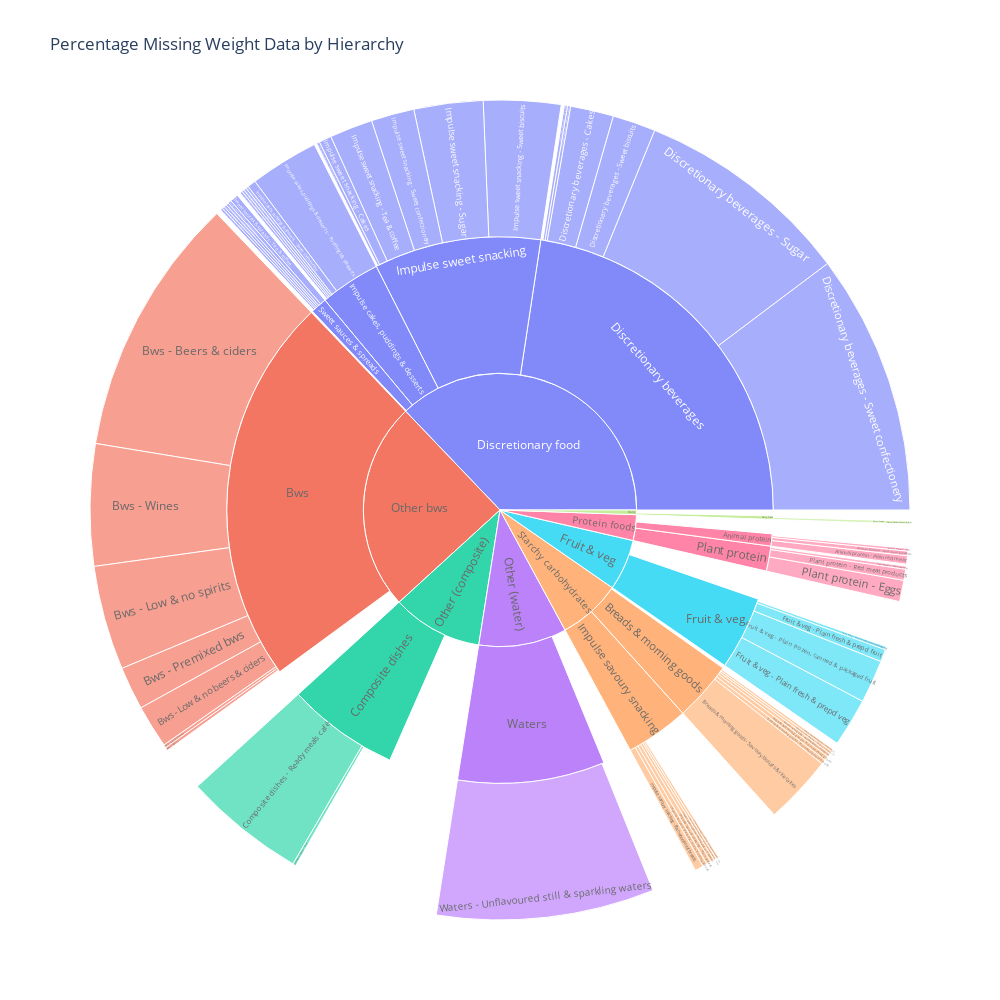

The notebook cell this image was saved under:
### Markdown cell above
Plotting Missenigness across the three Hierarchies.

### Code cell
import pandas as pd
import numpy as np
import plotly.graph_objects as go

# Sort DataFrame
df_sorted = FOrd.sort_values('%Missen')

# Extract hierarchy levels
data = {}

for i, row in df_sorted.iterrows():
    level1 = row['EatwellSegment']
    level2 = row['CriteraSet']
    level3 = row['FoodGroupCategory']
    
    if level1 not in data:
        data[level1] = {}
    if level2 not in data[level1]:
        data[level1][level2] = {}
    if level3 not in data[level1][level2]:
        data[level1][level2][level3] = []

    data[level1][level2][level3].append(row['%Missen'])
    data[level1][level2][level3].append(row['%Missen CritSet'])
    data[level1][level2][level3].append(row['%Missen_FGC'])

# Create hierarchy
labels = []
parents = []
values = []

for level1, level2_data in data.items():
    level1_id = level1

    # Level 1 (calculate average)
    level1_total = np.mean([np.mean(vals) for level3_data in level2_data.values() for vals in level3_data.values()])
    labels.append(level1_id)
    parents.append('')
    values.append(level1_total)

    # Level 2 (raw percentages)
    for level2, level3_data in level2_data.items():
        level2_id = f' {level2}'

        # Append raw percentages for level 2
        for vals in level3_data.values():
            values.extend(vals)

        labels.append(level2_id)
        parents.append(level1_id)  # Set parent to level1

        # Level 3 (raw percentages)
        for level3, vals in level3_data.items():
            level3_id = f'{level2_id} - {level3}'
            values.extend(vals)

            labels.append(level3_id)
            parents.append(level2_id)  # Set parent to level2

# Create figure
fig = go.Figure(go.Sunburst(
    ids=labels,
    labels=labels,
    parents=parents,
    level='',
    values=values,
    opacity=0.8
))

# Update layout
fig.update_layout(
    title='Percentage Missing Weight Data by Hierarchy',
    width=1000,
    height=1000
)

fig.show()

### Figure 1 — Plotly figure (JSON) as saved in the notebook; plotly's stock layout.template omitted (floating-point values rounded to 4 significant figures; data arrays with more than 128 entries replaced by an {"elided": "..."} marker saying what was removed)
{"data": [{"ids": ["Dairy", " Dairy foods", " Dairy foods - Dairy based sauces & dips", "Protein foods", " Plant protein", " Plant protein - Plain red meat", " Plant protein - Eggs", " Plant protein - Red meat products", " Animal protein", " Animal protein - Red meat products", " Animal protein - Plain red meat", " Animal protein - Eggs", "Starchy carbohydrates", " Impulse savoury snacking", " Impulse savoury snacking - Savoury biscuits & rice cakes", " Impulse savoury snacking - Plain morning goods", " Impulse savoury snacking - Morning goods with additions", " Impulse savoury snacking - Breads with additions", " Impulse savoury snacking - Plain breads", " Impulse savoury snacking - Plain wholemeal breads", " Breads & morning goods", " Breads & morning goods - Plain wholemeal breads", " Breads & morning goods - Savoury biscuits & rice cakes", " Breads & morning goods - Breads with additions", " Breads & morning goods - Plain morning goods", " Breads & morning goods - Morning goods with additions", " Breads & morning goods - Plain breads", "Discretionary food", " Impulse cakes, puddings & desserts ", " Impulse cakes, puddings & desserts  - Tea & coffee", " Impulse cakes, puddings & desserts  - Sweet biscuits", " Impulse cakes, puddings & desserts  - Sweet confectionery", " Impulse cakes, puddings & desserts  - Sugar", " Impulse cakes, puddings & desserts  - Cakes", " Impulse cakes, puddings & desserts  - Puddings & desserts", " Sweet sauces & spreads", " Sweet sauces & spreads - Sugar", " Sweet sauces & spreads - Sweet biscuits", " Sweet sauces & spreads - Sweet confectionery", " Sweet sauces & spreads - Cakes", " Sweet sauces & spreads - Tea & coffee", " Sweet sauces & spreads - Puddings & desserts", " Impulse sweet snacking", " Impulse sweet snacking - Sugar", " Impulse sweet snacking - Sweet biscuits", " Impulse sweet snacking - Sweet confectionery", " Impulse sweet snacking - Puddings & desserts", " Impulse sweet snacking - Cakes", " Impulse sweet snacking - Tea & coffee", " Discretionary beverages", " Discretionary beverages - Sugar", " Discretionary beverages - Sweet biscuits", " Discretionary beverages - Puddings & desserts", " Discretionary beverages - Sweet confectionery", " Discretionary beverages - Cakes", " Discretionary beverages - Tea & coffee", "Other (composite)", " Composite dishes", " Composite dishes - Pizza", " Composite dishes - Ready meals café", "Fruit & veg", " Fruit & veg", " Fruit & veg - Plain fresh & prepd veg", " Fruit & veg - Plain frozen, canned & packaged fruit", " Fruit & veg - Plain frozen, canned & packaged veg", " Fruit & veg - Plain fresh & prepd fruit", "Other (water)", " Waters", " Waters - Unflavoured still & sparkling waters", "Other bws", " Bws", " Bws - Beers & ciders", " Bws - Premixed bws", " Bws - Low & no wines", " Bws - Low & no spirits", " Bws - Low & no beers & ciders", " Bws - Spirits", " Bws - Wines"], "labels": ["Dairy", " Dairy foods", " Dairy foods - Dairy based sauces & dips", "Protein foods", " Plant protein", " Plant protein - Plain red meat", " Plant protein - Eggs", " Plant protein - Red meat products", " Animal protein", " Animal protein - Red meat products", " Animal protein - Plain red meat", " Animal protein - Eggs", "Starchy carbohydrates", " Impulse savoury snacking", " Impulse savoury snacking - Savoury biscuits & rice cakes", " Impulse savoury snacking - Plain morning goods", " Impulse savoury snacking - Morning goods with additions", " Impulse savoury snacking - Breads with additions", " Impulse savoury snacking - Plain breads", " Impulse savoury snacking - Plain wholemeal breads", " Breads & morning goods", " Breads & morning goods - Plain wholemeal breads", " Breads & morning goods - Savoury biscuits & rice cakes", " Breads & morning goods - Breads with additions", " Breads & morning goods - Plain morning goods", " Breads & morning goods - Morning goods with additions", " Breads & morning goods - Plain breads", "Discretionary food", " Impulse cakes, puddings & desserts ", " Impulse cakes, puddings & desserts  - Tea & coffee", " Impulse cakes, puddings & desserts  - Sweet biscuits", " Impulse cakes, puddings & desserts  - Sweet confectionery", " Impulse cakes, puddings & desserts  - Sugar", " Impulse cakes, puddings & desserts  - Cakes", " Impulse cakes, puddings & desserts  - Puddings & desserts", " Sweet sauces & spreads", " Sweet sauces & spreads - Sugar", " Sweet sauces & spreads - Sweet biscuits", " Sweet sauces & spreads - Sweet confectionery", " Sweet sauces & spreads - Cakes", " Sweet sauces & spreads - Tea & coffee", " Sweet sauces & spreads - Puddings & desserts", " Impulse sweet snacking", " Impulse sweet snacking - Sugar", " Impulse sweet snacking - Sweet biscuits", " Impulse sweet snacking - Sweet confectionery", " Impulse sweet snacking - Puddings & desserts", " Impulse sweet snacking - Cakes", " Impulse sweet snacking - Tea & coffee", " Discretionary beverages", " Discretionary beverages - Sugar", " Discretionary beverages - Sweet biscuits", " Discretionary beverages - Puddings & desserts", " Discretionary beverages - Sweet confectionery", " Discretionary beverages - Cakes", " Discretionary beverages - Tea & coffee", "Other (composite)", " Composite dishes", " Composite dishes - Pizza", " Composite dishes - Ready meals café", "Fruit & veg", " Fruit & veg", " Fruit & veg - Plain fresh & prepd veg", " Fruit & veg - Plain frozen, canned & packaged fruit", " Fruit & veg - Plain frozen, canned & packaged veg", " Fruit & veg - Plain fresh & prepd fruit", "Other (water)", " Waters", " Waters - Unflavoured still & sparkling waters", "Other bws", " Bws", " Bws - Beers & ciders", " Bws - Premixed bws", " Bws - Low & no wines", " Bws - Low & no spirits", " Bws - Low & no beers & ciders", " Bws - Spirits", " Bws - Wines"], "level": "", "opacity": 0.8, "parents": ["", "Dairy", " Dairy foods", "", "Protein foods", " Plant protein", " Plant protein", " Plant protein", "Protein foods", " Animal protein", " Animal protein", " Animal protein", "", "Starchy carbohydrates", " Impulse savoury snacking", " Impulse savoury snacking", " Impulse savoury snacking", " Impulse savoury snacking", " Impulse savoury snacking", " Impulse savoury snacking", "Starchy carbohydrates", " Breads & morning goods", " Breads & morning goods", " Breads & morning goods", " Breads & morning goods", " Breads & morning goods", " Breads & morning goods", "", "Discretionary food", " Impulse cakes, puddings & desserts ", " Impulse cakes, puddings & desserts ", " Impulse cakes, puddings & desserts ", " Impulse cakes, puddings & desserts ", " Impulse cakes, puddings & desserts ", " Impulse cakes, puddings & desserts ", "Discretionary food", " Sweet sauces & spreads", " Sweet sauces & spreads", " Sweet sauces & spreads", " Sweet sauces & spreads", " Sweet sauces & spreads", " Sweet sauces & spreads", "Discretionary food", " Impulse sweet snacking", " Impulse sweet snacking", " Impulse sweet snacking", " Impulse sweet snacking", " Impulse sweet snacking", " Impulse sweet snacking", "Discretionary food", " Discretionary beverages", " Discretionary beverages", " Discretionary beverages", " Discretionary beverages", " Discretionary beverages", " Discretionary beverages", "", "Other (composite)", " Composite dishes", " Composite dishes", "", "Fruit & veg", " Fruit & veg", " Fruit & veg", " Fruit & veg", " Fruit & veg", "", "Other (water)", " Waters", "", "Other bws", " Bws", " Bws", " Bws", " Bws", " Bws", " Bws", " Bws"], "type": "sunburst", "values": {"elided": "350 float values"}}], "layout": {"height": 1000, "title": {"text": "Percentage Missing Weight Data by Hierarchy"}, "width": 1000}}
